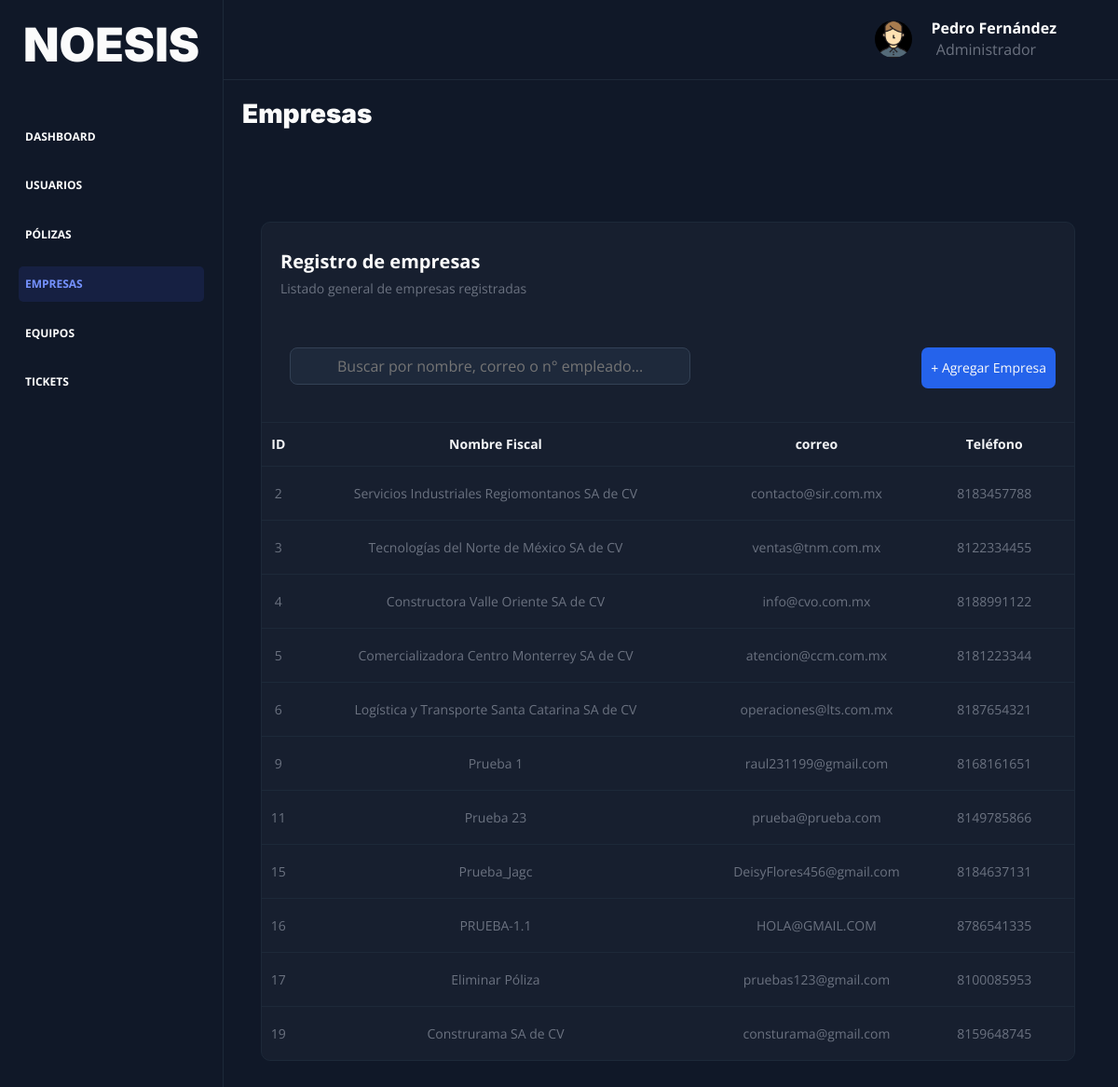
/empresas (signed in), run on the app's committed database.
### tables this page shows
CREATE TABLE `empresa` (
  `id` int NOT NULL AUTO_INCREMENT,
  `nombre_fiscal` varchar(100) NOT NULL,
  `rfc` varchar(15) NOT NULL,
  `direccion` varchar(255) NOT NULL,
  `correo` varchar(70) NOT NULL,
  `telefono` varchar(20) NOT NULL,
  `representante_legal` varchar(100) NOT NULL,
  `estatus` enum('Activa','Inactiva','Suspendida') NOT NULL,
  `fecha_alta` datetime NOT NULL,
  PRIMARY KEY (`id`),
  UNIQUE KEY `rfc` (`rfc`)
);

### controllers/EmpresaController.php (called while the page is built, shortened)
<?php
class EmpresaController {
    public static function empresas(Router $router) {
        $alertas = [];
        $rol = $_SESSION['rol'];
        $empresas = Empresa::all();
         $router->render('dashboard/empresas/empresas',[
            'titulo' => 'Empresas',
            'empresas' => $empresas,
            'alertas' => $alertas,
            'rol' => $rol
        ]);
    }
}

### public/index.php (called while the page is built, shortened)
<?php
$router = new Router();
$router->get('/', [LoginController::class, 'Login']);
$router->post('/', [LoginController::class, 'Login']);
$router->get('/recuperar', [LoginController::class, 'recuperar']);
$router->post('/recuperar', [LoginController::class, 'recuperar']);
$router->get('/logout', [LoginController::class, 'logout']);
$router->get('/confirmar-cuenta', [LoginController::class, 'confirmarCuenta']);
$router->post('/confirmar-cuenta', [LoginController::class, 'confirmarCuenta']);
$router->get('/dashboard', [DashboardController::class, 'index']);
$router->get('/usuarios', [UsuariosController::class, 'usuarios']);
$router->get('/usuarios/agregar-trabajador', [UsuariosController::class, 'agregarUsuarioEmpleado']);
$router->post('/usuarios/agregar-trabajador', [UsuariosController::class, 'agregarUsuarioEmpleado']);
$router->post('/usuarios/eliminar-trabajador', [UsuariosController::class, 'eliminarUsuarioEmpleado']);
$router->get('/usuarios/editar-trabajador', [UsuariosController::class, 'editarUsuarioEmpleado']);
$router->post('/usuarios/editar-trabajador', [UsuariosController::class, 'editarUsuarioEmpleado']);
$router->get('/usuarios/agregar-cliente', [UsuariosController::class, 'agregarUsuarioCliente']);
$router->post('/usuarios/agregar-cliente', [UsuariosController::class, 'agregarUsuarioCliente']);
$router->post('/usuarios/eliminar-cliente', [UsuariosController::class, 'eliminarUsuarioCliente']);
$router->get('/usuarios/editar-cliente', [UsuariosController::class, 'editarUsuarioCliente']);
$router->post('/usuarios/editar-cliente', [UsuariosController::class, 'editarUsuarioCliente']);
$router->get('/empresas', [EmpresaController::class, 'empresas']);
$router->get('/empresas/agregar', [EmpresaController::class, 'agregarEmpresa']);
$router->post('/empresas/agregar', [EmpresaController::class, 'agregarEmpresa']);
$router->post('/empresas/eliminar', [EmpresaController::class, 'eliminarEmpresa']);
$router->get('/empresas/editar', [EmpresaController::class, 'editarEmpresa']);
$router->post('/empresas/editar', [EmpresaController::class, 'editarEmpresa']);
$router->get('/polizas', [PolizaController::class, 'polizas']);
$router->get('/polizas/agregar', [PolizaController::class, 'agregarPoliza']);
$router->post('/polizas/agregar', [PolizaController::class, 'agregarPoliza']);
$router->post('/polizas/eliminar', [PolizaController::class, 'eliminarPoliza']);
$router->get('/polizas/editar', [PolizaController::class, 'editarPoliza']);
$router->post('/polizas/editar', [PolizaController::class, 'editarPoliza']);
$router->get('/equipos', [EquipoController::class, 'equipos']);
$router->get('/equipos/agregar', [EquipoController::class, 'agregarEquipo']);
$router->post('/equipos/agregar', [EquipoController::class, 'agregarEquipo']);
$router->post('/equipos/eliminar', [EquipoController::class, 'eliminarEquipo']);
$router->get('/equipos/editar', [EquipoController::class, 'editarEquipo']);
$router->post('/equipos/editar', [EquipoController::class, 'editarEquipo']);
$router->get('/equipos/ver', [EquipoController::class, 'verEquipo']);
$router->get('/empresas/ver', [EmpresaController::class, 'verEmpresa']);
$router->get('/tickets', [TicketController::class, 'tickets']);
$router->get('/tickets/agregar', [TicketController::class, 'agregarTicket']);
$router->post('/tickets/agregar', [TicketController::class, 'agregarTicket']);
$router->get('/tickets/editar', [TicketController::class, 'editarTicket']);
$router->post('/tickets/editar', [TicketController::class, 'editarTicket']);
$router->get('/tickets/detalle', [TicketController::class, 'verDetalleTicket']);
$router->get('/tickets/seguimiento', [TicketController::class, 'seguimientoTecnico']);
$router->post('/tickets/seguimiento', [TicketController::class, 'seguimientoTecnico']);
$router->comprobarRutas();

### models/ActiveRecord.php (called while the page is built, shortened)
<?php
class ActiveRecord {
    protected static $db;
    protected static $tabla = '';
    public static function setDB($database) {
        self::$db = $database;
    }
    public static function all() {
        $query = "SELECT * FROM " . static::$tabla;
        $resultado = self::consultarSQL($query);
        return $resultado;
    }
    public static function consultarSQL($query) {
        $resultado = self::$db->query($query);
        $array = [];
        while($registro = $resultado->fetch_assoc()) {
            $array[] = static::crearObjeto($registro);
        }
        return $array;
    }
    protected static function crearObjeto($registro) {
        $objeto = new static;
        foreach($registro as $key => $value) {
            if(property_exists($objeto, $key)) {
                $objeto->$key = $value;
            }
        }
        return $objeto;
    }
}

### views/dashboard/empresas/empresas.php (the view, shortened to what this page needs)
<?php include_once __DIR__ . '/../header-dashboard.php'; ?>
<div class="cuerpo-contenedor">
    <h3>Empresas</h3>
    <div class="contenedor">
        <div class="encabezado-tabla">
            <div class="texto">
                <h4>Registro de empresas</h4>
                <p>Listado general de empresas registradas</p>
            </div>
        </div>
        <div class="contenedor-buscador-agregar">
            <div class="contenedor-buscador">
                <input
                    type="text"
                    class="input-buscador filtro"
                    placeholder="Buscar por nombre, correo o n° empleado..."
                >
            </div>
            <?php if($rol === 'Administrador') : ?>
                <div class="btn-azul btn-agregar">
                    <button onclick="window.location.href='/empresas/agregar'">
                        <i class="fa-solid fa-plus"></i> Agregar Empresa
                    </button>
                </div>
            <?php endif; ?>
        </div>
        <div class="contenedor-tabla">
            <table class="tabla">
                <thead>
                    <tr>
                        <th>ID</th>
                        <th>Nombre Fiscal</th>
                        <th>correo</th>
                        <th>Teléfono</th>
                        <th>Estado</th>
                    </tr>
                </thead>
                <tbody>
                    <?php foreach($empresas as $empresa): ?>
                        <tr>
                            <td><?php echo $empresa->id; ?></td>
                            <td><?php echo $empresa->nombre_fiscal; ?></td>
                            <td><?php echo $empresa->correo; ?></td>
                            <td><?php echo $empresa->telefono; ?></td>
                            <td>
                            </td>
                        </tr>
                    <?php endforeach; ?>
                </tbody>
            </table>
        </div>
    </div>
</div>
<?php
    include_once __DIR__ . '/../footer-dashboard.php';
?>

### public/build/css/app.css (style rules this page uses)
html { line-height:1.15;-webkit-text-size-adjust:100% }
body { margin:0 }
button,input,optgroup,select,textarea { font-family:inherit;font-size:100%;line-height:1.15;margin:0 }
button,input { overflow:visible }
button,select { text-transform:none }
button,[type=button],[type=reset],[type=submit] { -webkit-appearance:button }
*,*:before,*:after { box-sizing:inherit }
html { font-size:62.5%;box-sizing:border-box }
body { font-family:"Open Sans",sans-serif;background:#101828;font-size:1.6rem;min-height:100%;overflow-y:auto;overflow-x:hidden;scrollbar-width:thin;scrollbar-color:#162042 #101828 }
.contenedor { width:95%;max-width:1200px;margin:0 auto }
.btn-azul button { display:inline;width:100%;padding:1.4rem 1rem;box-sizing:border-box;background-color:#2563eb;color:#fbfbfb;font-size:1.4rem;font-weight:normal;border:none;border-radius:.7rem;transition-property:background-color;transition-duration:.3s;text-align:center }
h1,h2,h3 { font-family:"Inter",sans-serif;margin:0 0 2.5rem 0;font-weight:900 }
h3 { font-size:4rem }
p { font-size:2rem;color:#6b7280;line-height:1.8 }
.cuerpo-contenedor { background-color:#101828;height:100%;padding:2rem;margin-left:24rem;overflow-x:hidden }
.cuerpo-contenedor .contenedor { background-color:#171f2f;margin:4rem 2rem;border:1px solid #1d2939;border-radius:1rem;max-width:100%;overflow:hidden }
.cuerpo-contenedor .contenedor .encabezado-tabla { display:flex;justify-content:space-between;align-items:center;padding:2rem }
.cuerpo-contenedor .contenedor .contenedor-buscador-agregar { display:flex;justify-content:space-between;padding:0 2rem 0 1rem }
.cuerpo-contenedor .contenedor .contenedor-buscador-agregar .contenedor-buscador { position:relative;display:flex;align-items:center;width:45rem;margin-bottom:2rem }
.cuerpo-contenedor .contenedor .contenedor-buscador-agregar .input-buscador { width:100%;margin-left:2rem;padding:1rem 1rem 1rem 5rem !important;background-color:#1e293b;border:1px solid #334155;border-radius:.8rem;color:#f8fafc;outline:none }
.cuerpo-contenedor .contenedor h4 { margin:0;padding:1rem 0 0 0;font-size:2rem }
.cuerpo-contenedor .contenedor p { margin:0;padding:.5rem 0 3rem 0;font-size:1.4rem }
.cuerpo-contenedor .contenedor .contenedor-tabla { width:100%;overflow-x:auto;min-height:55vh;margin-top:2rem;border-top:1px solid #1d2939 }
.cuerpo-contenedor .contenedor .contenedor-tabla .tabla { font-size:1.4rem;font-weight:normal;color:#f3f4f6;min-width:1300px;border-collapse:collapse }
.cuerpo-contenedor .contenedor .contenedor-tabla .tabla thead tr { border-bottom:1px solid #1d2939 }
.cuerpo-contenedor .contenedor .contenedor-tabla .tabla thead tr th { padding:1.5rem .5rem;white-space:nowrap }
.cuerpo-contenedor .contenedor .contenedor-tabla .tabla tbody tr { border-bottom:1px solid #1d2939 }
.cuerpo-contenedor .contenedor .contenedor-tabla .tabla tbody tr:last-child { border-bottom:none }
.cuerpo-contenedor .contenedor .contenedor-tabla .tabla tbody tr td { text-align:center;padding:2rem .5rem;color:#6b7280;white-space:nowrap }
.cuerpo-contenedor .contenedor:last-child { margin-top:10rem }
.dashboard h3 { font-size:2.8rem }

### data on the page
empresa: id "2", nombre_fiscal "Servicios Industriales Regiomontanos SA de CV", correo "contacto@sir.com.mx", telefono "8183457788"
empresa: id "3", nombre_fiscal "Tecnologías del Norte de México SA de CV", correo "ventas@tnm.com.mx", telefono "8122334455"
empresa: id "4", nombre_fiscal "Constructora Valle Oriente SA de CV", correo "info@cvo.com.mx", telefono "8188991122"
empresa: id "5", nombre_fiscal "Comercializadora Centro Monterrey SA de CV", correo "atencion@ccm.com.mx", telefono "8181223344"
empresa: id "6", nombre_fiscal "Logística y Transporte Santa Catarina SA de CV", correo "operaciones@lts.com.mx", telefono "8187654321"
empresa: id "9", nombre_fiscal "Prueba 1", correo "raul231199@gmail.com", telefono "8168161651"
empresa: id "11", nombre_fiscal "Prueba 23", correo "prueba@prueba.com", telefono "8149785866"
empresa: id "15", nombre_fiscal "Prueba_Jagc", correo "DeisyFlores456@gmail.com", telefono "8184637131"
empresa: id "16", nombre_fiscal "PRUEBA-1.1", correo "HOLA@GMAIL.COM", telefono "8786541335"
empresa: id "17", nombre_fiscal "Eliminar Póliza", correo "pruebas123@gmail.com", telefono "8100085953"
empresa: id "19", nombre_fiscal "Construrama SA de CV", correo "consturama@gmail.com", telefono "8159648745"

### other printed values
$_SESSION['nombre'] "Pedro Fernández"
$_SESSION['rol'] "Administrador"
